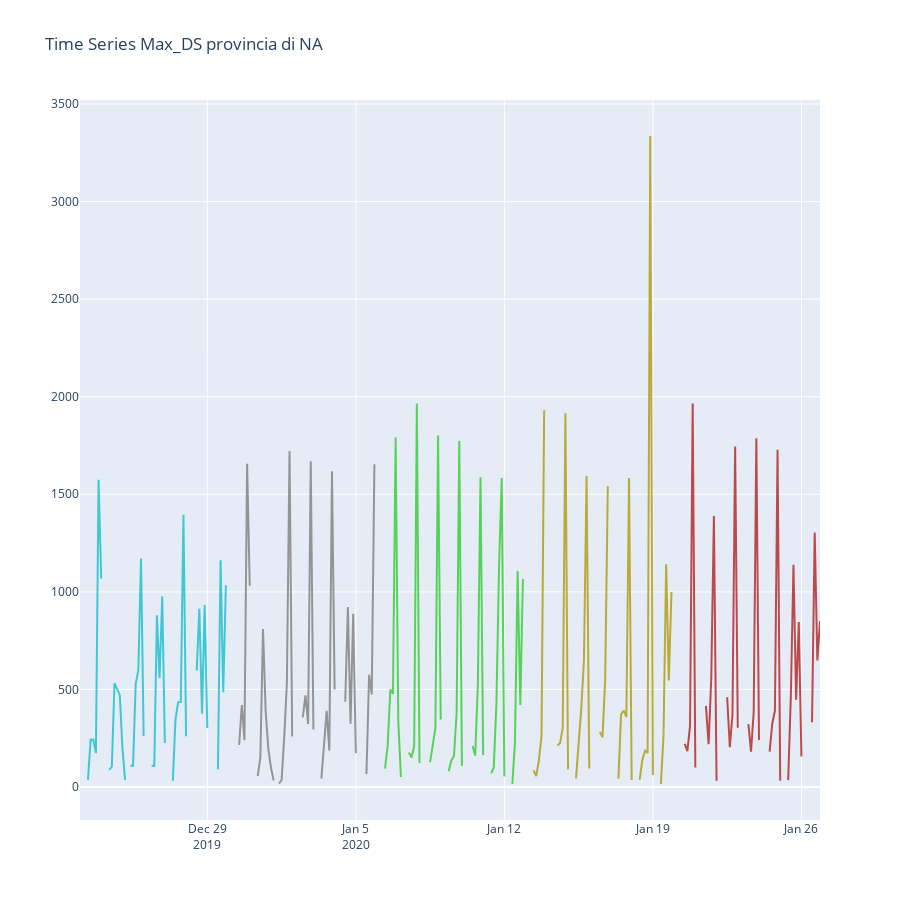

This figure's notebook cell:
### Code cell
fig1 = tools.make_subplots(rows=1, cols=1, specs=[[{}]])

fig1.append_trace(trace1, 1,1)
fig1.append_trace(trace2, 1,1)
fig1.append_trace(trace3, 1,1)
fig1.append_trace(trace4, 1,1)
fig1.append_trace(trace5, 1,1)

fig1['layout'].update( height=900,title='Time Series Max_DS provincia di NA', showlegend=False)

fig1.show()
